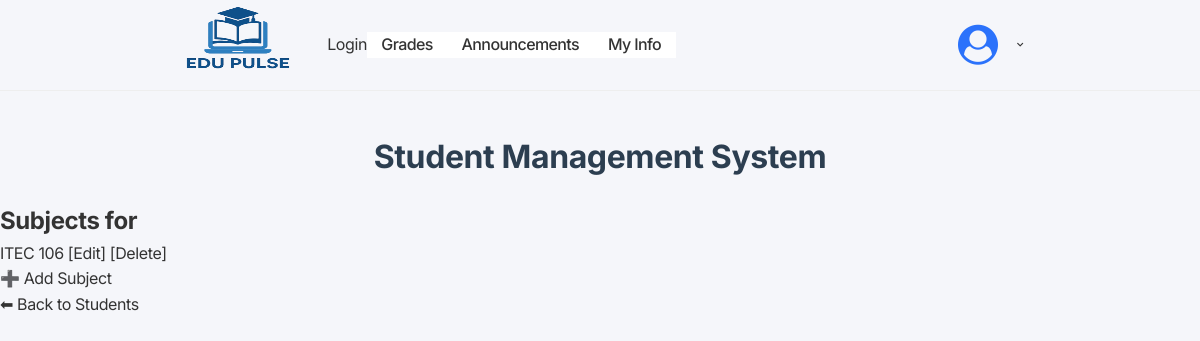
Before: /students/1/subjects/ with the older database file.
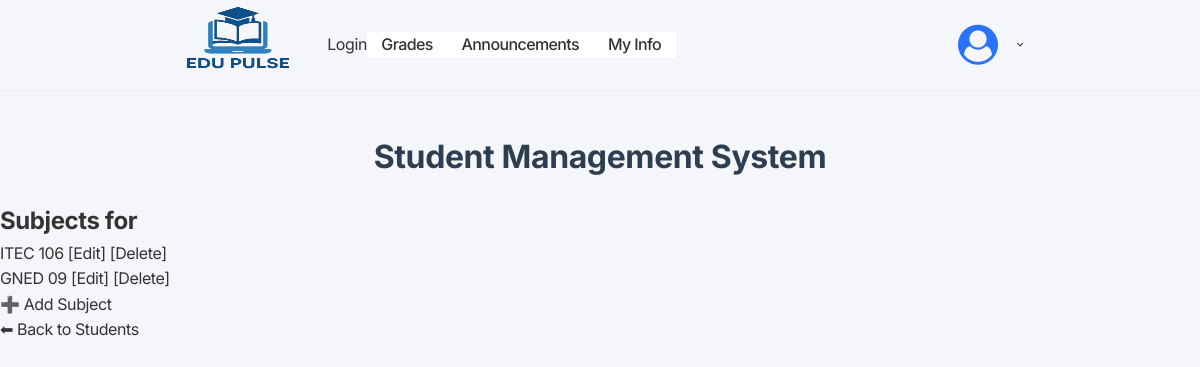
After: the same page with the newer database file.
### app/models.py (models this page shows, shortened)
class Subject(models.Model):
    name = models.CharField(max_length=100)
    student = models.ForeignKey(Student, on_delete=models.CASCADE, related_name='subjects')

### app/views.py (the view)
# urls.py: path('students/<int:student_id>/subjects/', SubjectListView.as_view(), name='subject_list'),
class SubjectListView(ListView):
    model = Subject
    template_name = 'app/subject_list.html'
    def get_queryset(self):
        self.student = get_object_or_404(Student, pk=self.kwargs['student_id'])
        return Subject.objects.filter(student=self.student)
    def get_context_data(self, **kwargs):
        context = super().get_context_data(**kwargs)
        context['student'] = self.student
        return context

### app/templates/app/subject_list.html
{% extends 'app/base.html' %}
{% block content %}
<h2>Subjects for {{ student.name }}</h2>
<ul>
  {% for subject in object_list %}
    <li>
      {{ subject.name }}
      [<a href="{% url 'subject_edit' subject.pk %}">Edit</a>]
      [<a href="{% url 'subject_delete' subject.pk %}">Delete</a>]
    </li>
  {% empty %}
    <li>No subjects found for this student.</li>
  {% endfor %}
</ul>
<a href="{% url 'subject_add' student.id %}">➕ Add Subject</a>
<br>
<a href="{% url 'student_list' %}">⬅ Back to Students</a>
{% endblock %}

Changed rows visible on the page:
added Subject: name "GNED 09"
